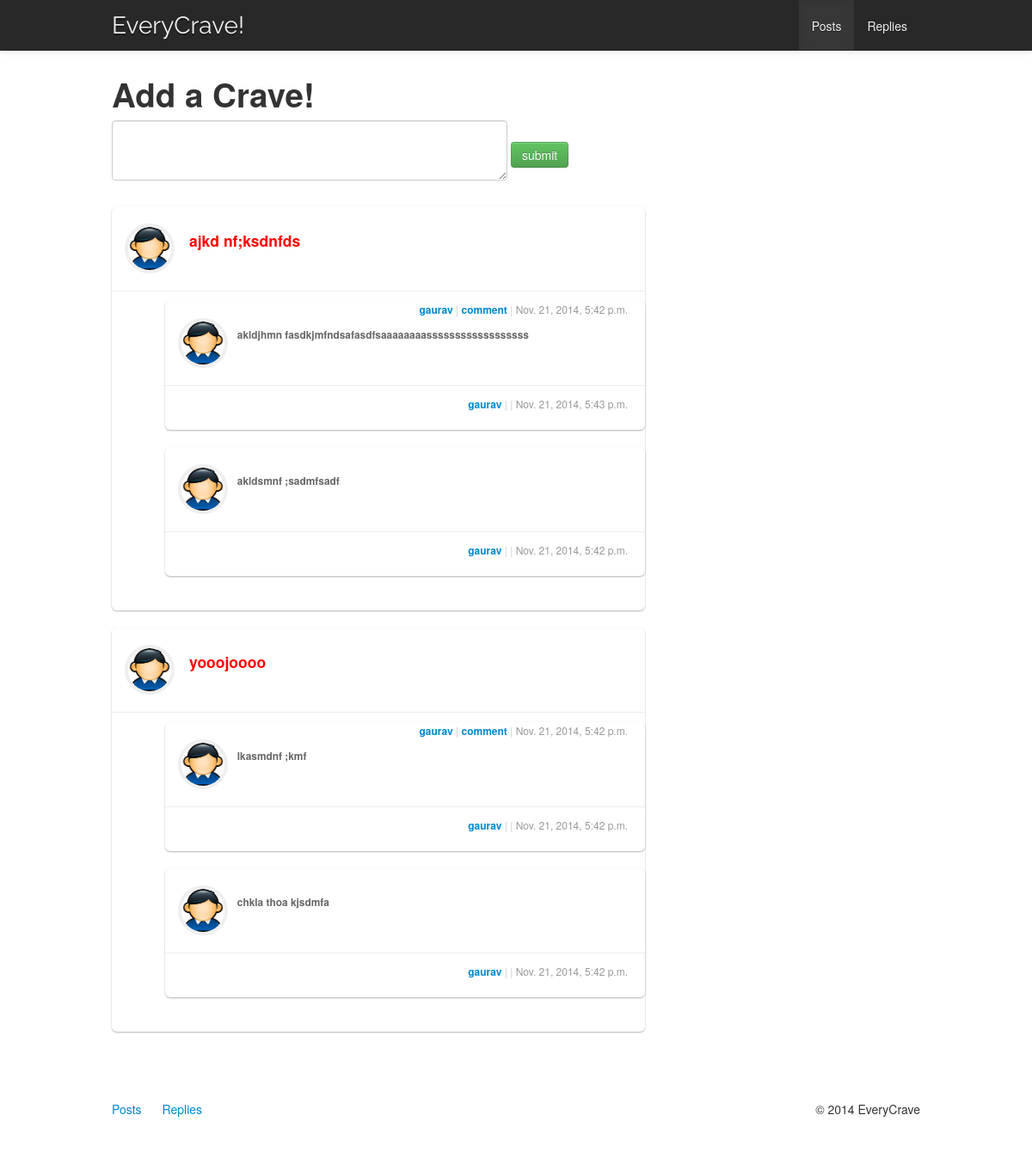
The page / on the database its author committed.
### postreply/models.py (models this page shows)
class Post(models.Model):
    user = models.ForeignKey(User, null=True, blank=True)
    post = models.CharField(max_length=300, null=True, blank = True)
    posted_date = models.DateTimeField(auto_now_add=True, auto_now=False)
    updated = models.DateTimeField(auto_now_add=False, auto_now=True)
    number_of_replies = models.IntegerField(default=0,null=True, blank=True)
    def __unicode__(self):
        return self.user.username + " " +"said " + self.post

class Reply(models.Model):
    user = models.ForeignKey(User, null=True, blank=True)
    post = models.ForeignKey(Post, null=True, blank=True)
    reply = models.CharField(max_length=300, null=True, blank = True)
    posted_date = models.DateTimeField(auto_now_add=True, auto_now=False)
    updated = models.DateTimeField(auto_now_add=False, auto_now=True)
    def __unicode__(self):
        return self.user.username + " " +"replied" + self.reply

### postreply/views.py (the view)
def home(request):
    post = Post.objects.all().order_by('-posted_date')
    for one in post:
        reply = list(Reply.objects.filter(post=one).order_by('-posted_date'))
        one.reply = reply
        print one.reply
    print post
    return render(request,'postreply.html', {'post':post})

### templates/postreply.html (shortened to what this page needs)
{% extends 'base.html' %}
{% block content %}
{% include 'navbar.html' %}
    <div class="container">
      <div class="row">
        <div class="span8">
		   <div class="">
                  <h1>Add a Crave!</h1>
                  <form>
                    <textarea rows="3" class="span6" id="textpost"></textarea>
                    <input type="button" id="postbutton" value="submit" class="btn btn-success"/>
                  </form>
                </div>
        {% for post in post %}
          <div class="corgi_feed_well">
            <div class="individual_feed_item">
              <div class="feed_item">
                <div class="feed_body">
                  <div class="row">
                    <div class="feed_profile_pic">
                      <img src="/media/img/images.jpg" alt="meta image" class="meta_image" />
                    </div>
                    <div class="feed_text">
                      <h4 style='color:red;'>{{post.post}}</h4>
                    </div>
                  </div>
                </div>
                <hr class="feed_hr" />
                <div class="bottom_meta">
                  <div class="row">
                    <div class="bottom_right">
                      <a href="#">{{post.user.username}}</a> <span>|</span> <a href="#" class="show_comment_link">comment</a> <span>|</span> {{post.posted_date}}
                    </div>
					<div class= "reply" style="margin-left:10%;">
					{% for rep in post.reply %}
					<div class="corgi_feed_well">
            <div class="individual_feed_item">
              <div class="feed_item">
                <div class="feed_body">
                  <div class="row">
                    <div class="feed_profile_pic">
                      <img src="/media/img/images.jpg" alt="meta image" class="meta_image" />
                    </div>
                    <div class="feed_text">
                      <h6>{{rep.reply}}</h6>
                    </div>
                  </div>
                </div>
                <hr class="feed_hr" />
                <div class="bottom_meta">
                  <div class="row">
                    <div class="bottom_right">
                      <a href="#">{{rep.user.username}}</a> <span>|</span> <span>|</span> {{rep.posted_date}}
                    </div>
                  </div>
                </div>
              </div>
            </div>
          </div>
					{% endfor %}
					</div>
                  </div>
                </div>
              </div>
            </div>
          </div>
		  {% endfor %}
        </div>
      </div>
    </div>
    <br/><br/>
    <div class="corgi_footer">
      <div class="container">
        <div class="row">
          <div class="span12">
            <ul>
              <li><a href="">Posts</a></li>
              <li><a href="">Replies</a></li>
            </ul>
            <div class="corgi_copyright">
              &copy; 2014 EveryCrave
            </div>
          </div>
        </div>
      </div>
    </div>
{% endblock %}

### templates/base.html (shortened to what this page needs)
<!DOCTYPE html>
<html lang="en">
  <head>
    <link href="/media/css/bootstrap.css" rel="stylesheet">
    <link href='/media/css/corgi.css' rel='stylesheet' type='text/css'>
    <link rel="stylesheet" href="/media/css/elusive-webfont.css">
  </head>
  <body>
  {% block content %}
  {% endblock %}
  </body>
</html>

### templates/navbar.html (shortened to what this page needs)
{% block navbar %}
<div class="navbar navbar-fixed-top">
      <div class="navbar-inner">
        <div class="container">
          <a class="brand" href="#">EveryCrave!</a>
          <div class="nav-collapse collapse">
            <ul class="nav pull-right">
              <li class="active"><a href="#">Posts</a></li>
              <li><a href="#contact">Replies</a></li>
            </ul>
          </div>
        </div>
      </div>
    </div>
{% endblock%}

### templates/media/css/corgi.css (style rules this page uses)
body { background: url("../img/billie_holiday.png") repeat; }
.navbar-inner { padding-top:10px; background-image:none; background-color:#111; height:49px; border:none; opacity:0.9; filter:none; }
.navbar .brand { font-family: 'Raleway', sans-serif; font-size:30px; font-size: 28px; font-weight: 400; color: #eee; text-shadow: 0 2px 0 #000; }
.navbar .nav > .active > a, .navbar .nav > .active > a:hover, .navbar .nav > .active > a:focus { color: #eee; text-decoration: none; background-color: #222; margin-top:-10px; padding-top:20px; padding-bottom:18px; -webkit-box-shadow: inset 0 3px 8px rgba(0, 0, 0, 0.125); -moz-box-shadow: inset 0 3px 8px rgba(0, 0, 0, 0.125); box-shadow: inset 0 3px 8px rgba(0, 0, 0, 0.125); }
.navbar .nav > li > a { float: none; font-size:14px; padding: 10px 15px 10px; color: #eee; text-decoration: none; text-shadow: 0 1px 0 #000; }
.collapse { background-color:#333; }
.corgi_feed_well { background-color:#fff; -webkit-border-radius: 6px; -moz-border-radius: 6px; border-radius: 6px; -webkit-box-shadow: inset 0px 0px 2px 2px #ffffff; box-shadow: inset 0px 0px 2px 2px #ffffff; -webkit-box-shadow: 0 1px 2px rgba(0,0,0,0.3); box-shadow: 0 1px 2px rgba(0,0,0,0.3); margin-bottom:20px; }
.meta_image { width: 50px; height: 50px; -webkit-border-radius: 150px; -moz-border-radius: 150px; border-radius: 150px; border:4px solid #efefef; }
.feed_body { padding:20px; margin-bottom:0; }
.feed_profile_pic { float:left; width:10%; margin-left:15px; margin-right:15px; }
.feed_text { float:left; width:80%; font-size:18px; color:#666; }
.bottom_meta { margin-top:-10px; padding-left:20px; padding-bottom:20px; }
.bottom_right { float:right; margin-right:20px; color:#999; font-size:12px; }
.bottom_right span { color:#ccc; }
.bottom_right a { font-weight:bold; }
.feed_hr { margin-top:0; margin-bottom:20px; padding-top:0; }
.corgi_footer { background-color:#fff; height:80px; }
.corgi_footer ul { margin:0; margin-top:20px; float:left; }
.corgi_footer ul li { padding-top:20px; padding-right:20px; display:inline; list-style-type:none; }
.corgi_copyright { float:right; margin-top:20px; }

### templates/base.html (style rules this page uses)
body { padding-top: 80px; }

### rows shown on the page
Post: post "ajkd nf;ksdnfds", user.username "gaurav", posted_date "Nov. 21, 2014, 5:42 p.m."
Reply: reply "akldjhmn fasdkjmfndsafasdfsaaaaaaaassssssssssssssssss", user.username "gaurav", posted_date "Nov. 21, 2014, 5:43 p.m."
Reply: reply "akldsmnf ;sadmfsadf", user.username "gaurav", posted_date "Nov. 21, 2014, 5:42 p.m."
Post: post "yooojoooo", user.username "gaurav", posted_date "Nov. 21, 2014, 5:42 p.m."
Reply: reply "lkasmdnf ;kmf", user.username "gaurav", posted_date "Nov. 21, 2014, 5:42 p.m."
Reply: reply "chkla thoa kjsdmfa", user.username "gaurav", posted_date "Nov. 21, 2014, 5:42 p.m."
